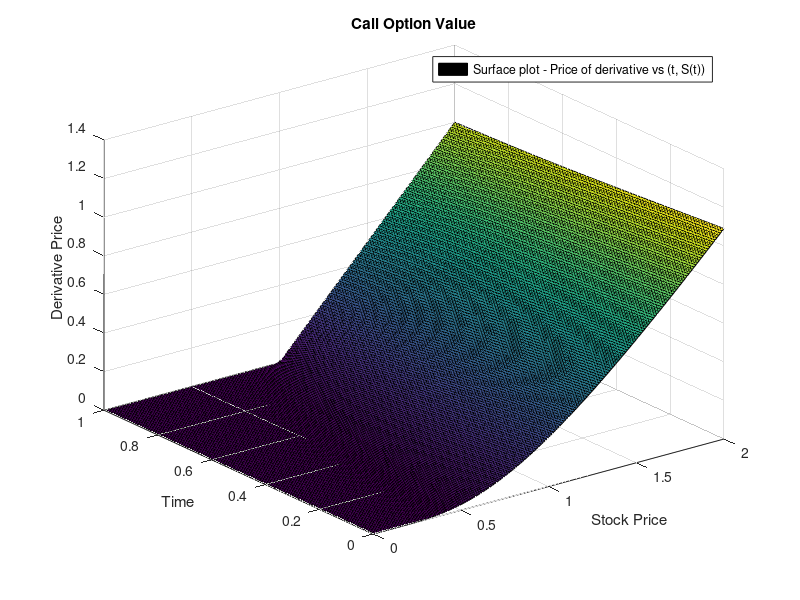
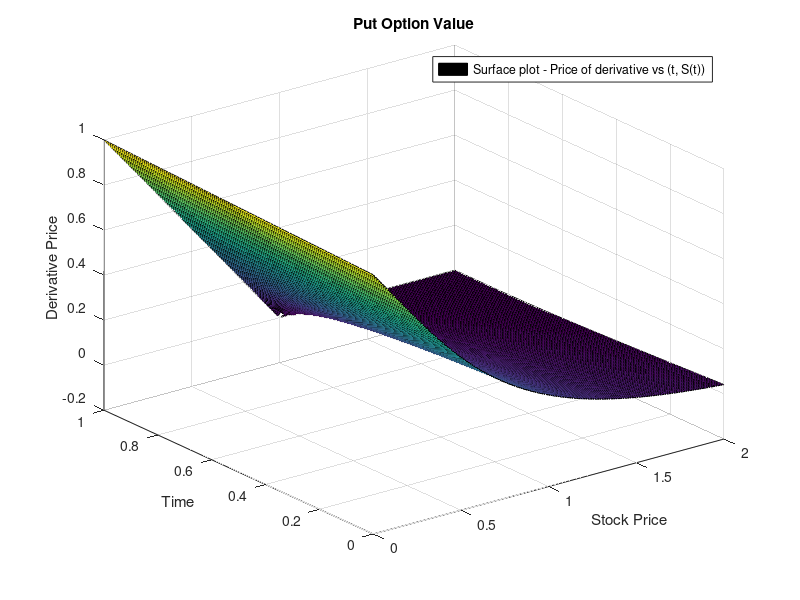

Write MATLAB code to recreate these figures, in order.
function q3
	close all; clear;
	T = 1;
	K = 1;
	r = 0.05;
	sig = 0.6;

	time = 0:0.01:1;
	stock = 0:0.01:2;
	surface_plot(@C, stock, time, 'C', T, K, r, sig);
	surface_plot(@P, stock, time, 'P', T, K, r, sig);
end

function [y] = C(t, s, T, K, r, sig)
	d1 = (1/(sig*(T-t)^0.5)) * (log(s/K) + (r + sig^2/2)*(T-t));
	d2 = (1/(sig*(T-t)^0.5)) * (log(s/K) + (r - sig^2/2)*(T-t));
	y = s*normcdf(d1) - K*exp(-r*(T-t))*normcdf(d2);
end

function [y] = P(t, s, T, K, r, sig)
	y = C(t, s, T, K, r, sig) + K*exp(-r*(T-t)) - s;
end

function surface_plot(V, stock, time, opt, T, K, r, sig)
	figure;
	
	Z = [];
	for i = 1:length(time)
		Y = [];
		for j = 1:length(stock)
			Y = [Y, V(time(i), stock(j), T, K, r, sig)];
		end
		Z = [Z; Y];
	end

	surf(stock, time, Z);
	if opt == 'P'
		title('Put Option Value');
	else
		title('Call Option Value');
	end
	xlabel('Stock Price')
	ylabel('Time');
	zlabel('Derivative Price');
	legend('Surface plot - Price of derivative vs (t, S(t))');
	hold off;
end